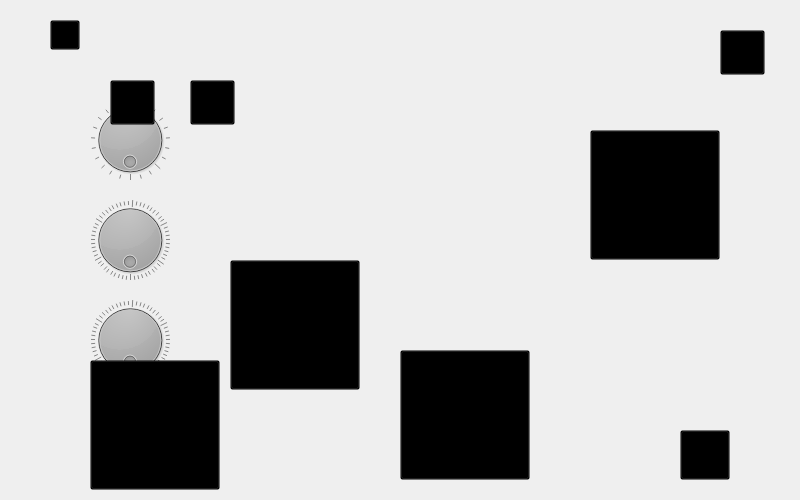
<?xml version="1.0" encoding="UTF-8"?>
<ui version="4.0">
 <class>timemachine_main</class>
 <widget class="QMainWindow" name="timemachine_main">
  <property name="geometry">
   <rect>
    <x>0</x>
    <y>0</y>
    <width>800</width>
    <height>500</height>
   </rect>
  </property>
  <property name="windowTitle">
   <string>Time Machine</string>
  </property>
  <widget class="QWidget" name="centralwidget">
   <widget class="QLabel" name="curtime">
    <property name="geometry">
     <rect>
      <x>260</x>
      <y>50</y>
      <width>371</width>
      <height>80</height>
     </rect>
    </property>
    <property name="palette">
     <palette>
      <active>
       <colorrole role="WindowText">
        <brush brushstyle="SolidPattern">
         <color alpha="255">
          <red>255</red>
          <green>255</green>
          <blue>255</blue>
         </color>
        </brush>
       </colorrole>
       <colorrole role="Button">
        <brush brushstyle="SolidPattern">
         <color alpha="0">
          <red>0</red>
          <green>0</green>
          <blue>0</blue>
         </color>
        </brush>
       </colorrole>
       <colorrole role="Base">
        <brush brushstyle="SolidPattern">
         <color alpha="0">
          <red>0</red>
          <green>0</green>
          <blue>0</blue>
         </color>
        </brush>
       </colorrole>
       <colorrole role="Window">
        <brush brushstyle="SolidPattern">
         <color alpha="0">
          <red>0</red>
          <green>0</green>
          <blue>0</blue>
         </color>
        </brush>
       </colorrole>
      </active>
      <inactive>
       <colorrole role="WindowText">
        <brush brushstyle="SolidPattern">
         <color alpha="255">
          <red>255</red>
          <green>255</green>
          <blue>255</blue>
         </color>
        </brush>
       </colorrole>
       <colorrole role="Button">
        <brush brushstyle="SolidPattern">
         <color alpha="0">
          <red>0</red>
          <green>0</green>
          <blue>0</blue>
         </color>
        </brush>
       </colorrole>
       <colorrole role="Base">
        <brush brushstyle="SolidPattern">
         <color alpha="0">
          <red>0</red>
          <green>0</green>
          <blue>0</blue>
         </color>
        </brush>
       </colorrole>
       <colorrole role="Window">
        <brush brushstyle="SolidPattern">
         <color alpha="0">
          <red>0</red>
          <green>0</green>
          <blue>0</blue>
         </color>
        </brush>
       </colorrole>
      </inactive>
      <disabled>
       <colorrole role="WindowText">
        <brush brushstyle="SolidPattern">
         <color alpha="255">
          <red>127</red>
          <green>127</green>
          <blue>127</blue>
         </color>
        </brush>
       </colorrole>
       <colorrole role="Button">
        <brush brushstyle="SolidPattern">
         <color alpha="0">
          <red>0</red>
          <green>0</green>
          <blue>0</blue>
         </color>
        </brush>
       </colorrole>
       <colorrole role="Base">
        <brush brushstyle="SolidPattern">
         <color alpha="0">
          <red>0</red>
          <green>0</green>
          <blue>0</blue>
         </color>
        </brush>
       </colorrole>
       <colorrole role="Window">
        <brush brushstyle="SolidPattern">
         <color alpha="0">
          <red>0</red>
          <green>0</green>
          <blue>0</blue>
         </color>
        </brush>
       </colorrole>
      </disabled>
     </palette>
    </property>
    <property name="font">
     <font>
      <family>Xingkai SC</family>
      <pointsize>80</pointsize>
      <weight>75</weight>
      <bold>true</bold>
      <stylestrategy>PreferAntialias</stylestrategy>
     </font>
    </property>
    <property name="styleSheet">
     <string notr="true">background:transparent;
</string>
    </property>
    <property name="text">
     <string/>
    </property>
   </widget>
   <widget class="QDial" name="secd">
    <property name="geometry">
     <rect>
      <x>90</x>
      <y>300</y>
      <width>80</width>
      <height>80</height>
     </rect>
    </property>
    <property name="autoFillBackground">
     <bool>false</bool>
    </property>
    <property name="styleSheet">
     <string notr="true">background:transparent;
border-image:url(:/atqres_ico/flat_stu.png)</string>
    </property>
    <property name="maximum">
     <number>59</number>
    </property>
    <property name="invertedAppearance">
     <bool>false</bool>
    </property>
    <property name="wrapping">
     <bool>true</bool>
    </property>
    <property name="notchTarget">
     <double>1.000000000000000</double>
    </property>
    <property name="notchesVisible">
     <bool>true</bool>
    </property>
   </widget>
   <widget class="QDial" name="mind">
    <property name="geometry">
     <rect>
      <x>90</x>
      <y>200</y>
      <width>80</width>
      <height>80</height>
     </rect>
    </property>
    <property name="autoFillBackground">
     <bool>false</bool>
    </property>
    <property name="styleSheet">
     <string notr="true">background:transparent;
border-image:url(:/atqres_ico/flat_stu.png)</string>
    </property>
    <property name="maximum">
     <number>59</number>
    </property>
    <property name="invertedAppearance">
     <bool>false</bool>
    </property>
    <property name="wrapping">
     <bool>true</bool>
    </property>
    <property name="notchTarget">
     <double>1.000000000000000</double>
    </property>
    <property name="notchesVisible">
     <bool>true</bool>
    </property>
   </widget>
   <widget class="QDial" name="hourd">
    <property name="geometry">
     <rect>
      <x>90</x>
      <y>100</y>
      <width>80</width>
      <height>80</height>
     </rect>
    </property>
    <property name="autoFillBackground">
     <bool>false</bool>
    </property>
    <property name="styleSheet">
     <string notr="true">background:transparent;
border-image:url(:/atqres_ico/flat_stu.png)</string>
    </property>
    <property name="maximum">
     <number>23</number>
    </property>
    <property name="invertedAppearance">
     <bool>false</bool>
    </property>
    <property name="wrapping">
     <bool>true</bool>
    </property>
    <property name="notchTarget">
     <double>1.000000000000000</double>
    </property>
    <property name="notchesVisible">
     <bool>true</bool>
    </property>
   </widget>
   <widget class="QFrame" name="frame">
    <property name="geometry">
     <rect>
      <x>0</x>
      <y>0</y>
      <width>800</width>
      <height>500</height>
     </rect>
    </property>
    <property name="font">
     <font>
      <pointsize>20</pointsize>
     </font>
    </property>
    <property name="styleSheet">
     <string notr="true">background:transparent;
border-image:url(:/atqres_ico/originalclock.png)</string>
    </property>
    <property name="frameShape">
     <enum>QFrame::StyledPanel</enum>
    </property>
    <property name="frameShadow">
     <enum>QFrame::Raised</enum>
    </property>
    <widget class="QPushButton" name="melt">
     <property name="geometry">
      <rect>
       <x>590</x>
       <y>130</y>
       <width>130</width>
       <height>130</height>
      </rect>
     </property>
     <property name="styleSheet">
      <string notr="true">background:transparent;
border-image:url(:/atqres_ico/melt.png)</string>
     </property>
     <property name="text">
      <string/>
     </property>
    </widget>
    <widget class="QPushButton" name="del">
     <property name="geometry">
      <rect>
       <x>680</x>
       <y>430</y>
       <width>50</width>
       <height>50</height>
      </rect>
     </property>
     <property name="styleSheet">
      <string notr="true">background:transparent;
border-image:url(:/atqres_ico/minuslite.png)</string>
     </property>
     <property name="text">
      <string/>
     </property>
    </widget>
    <widget class="QPushButton" name="back">
     <property name="geometry">
      <rect>
       <x>50</x>
       <y>20</y>
       <width>30</width>
       <height>30</height>
      </rect>
     </property>
     <property name="styleSheet">
      <string notr="true">background:transparent;
border-image:url(:/atqres_ico/cock_back.png)</string>
     </property>
     <property name="text">
      <string/>
     </property>
    </widget>
   </widget>
   <widget class="QPushButton" name="travel">
    <property name="geometry">
     <rect>
      <x>230</x>
      <y>260</y>
      <width>130</width>
      <height>130</height>
     </rect>
    </property>
    <property name="styleSheet">
     <string notr="true">background:transparent;
border-image:url(:/atqres_ico/travel.png)</string>
    </property>
    <property name="text">
     <string/>
    </property>
   </widget>
   <widget class="QPushButton" name="cancel">
    <property name="geometry">
     <rect>
      <x>400</x>
      <y>350</y>
      <width>130</width>
      <height>130</height>
     </rect>
    </property>
    <property name="styleSheet">
     <string notr="true">background:transparent;
border-image:url(:/atqres_ico/cancel.png)</string>
    </property>
    <property name="text">
     <string/>
    </property>
   </widget>
   <widget class="QPushButton" name="show_frag">
    <property name="geometry">
     <rect>
      <x>90</x>
      <y>360</y>
      <width>130</width>
      <height>130</height>
     </rect>
    </property>
    <property name="styleSheet">
     <string notr="true">background:transparent;
border-image:url(:/atqres_ico/capsule.png)</string>
    </property>
    <property name="text">
     <string/>
    </property>
   </widget>
   <widget class="QFrame" name="frame_2">
    <property name="geometry">
     <rect>
      <x>0</x>
      <y>0</y>
      <width>800</width>
      <height>500</height>
     </rect>
    </property>
    <property name="styleSheet">
     <string notr="true">background:transparent;
border-image:url(:/atqres_ico/originalclock.png)</string>
    </property>
    <property name="frameShape">
     <enum>QFrame::StyledPanel</enum>
    </property>
    <property name="frameShadow">
     <enum>QFrame::Raised</enum>
    </property>
    <widget class="QTableWidget" name="pieceWidget">
     <property name="geometry">
      <rect>
       <x>100</x>
       <y>130</y>
       <width>600</width>
       <height>321</height>
      </rect>
     </property>
     <property name="styleSheet">
      <string notr="true">
QTableWidget 
{background-color: transparent;
border-image: url(images/pure_gray_7.png);}

QScrollBar:vertical {
    background: url(images/pure_lite_gray.png);
    width: 0px;
    margin: 0px 0 0px 0;
}
QScrollBar::handle:vertical {
    background: rgb(195, 195, 195);
    min-height: 30px;
    margin: 0 1px 0 2px;
    border-radius: 3px;
    border: none;
}

QScrollBar:horizontal {
    height: 0px;
    margin: 0px 0 0px 0;
}
QScrollBar::handle:horizontal {
    background: rgb(195, 195, 195);
    min-width: 20px;
    margin: 2px 0px 1px 0px;
    border-radius: 3px;
    border: none;
}
QHeaderView::section
{
border-image:url(:/atqres_ico/pure_gray_7.png);
height:30px;
spacing: 20px;
background-color:rgb(39,49,58);
color: white;

text-align: right;
font-family: Courier;
font-size:12px;
}</string>
     </property>
    </widget>
    <widget class="QPushButton" name="delpiece">
     <property name="geometry">
      <rect>
       <x>110</x>
       <y>80</y>
       <width>45</width>
       <height>45</height>
      </rect>
     </property>
     <property name="styleSheet">
      <string notr="true">background:transparent;
border-image:url(:/atqres_ico/minuslite.png)</string>
     </property>
     <property name="text">
      <string/>
     </property>
    </widget>
    <widget class="QPushButton" name="delpiece_2">
     <property name="geometry">
      <rect>
       <x>720</x>
       <y>30</y>
       <width>45</width>
       <height>45</height>
      </rect>
     </property>
     <property name="styleSheet">
      <string notr="true">background:transparent;
border-image:url(:/atqres_ico/cock_back.png)</string>
     </property>
     <property name="text">
      <string/>
     </property>
    </widget>
    <widget class="QPushButton" name="addpiece">
     <property name="geometry">
      <rect>
       <x>190</x>
       <y>80</y>
       <width>45</width>
       <height>45</height>
      </rect>
     </property>
     <property name="styleSheet">
      <string notr="true">background:transparent;
border-image:url(:/atqres_ico/pluslite.png)</string>
     </property>
     <property name="text">
      <string/>
     </property>
    </widget>
   </widget>
   <widget class="QFrame" name="frame_3">
    <property name="geometry">
     <rect>
      <x>250</x>
      <y>150</y>
      <width>481</width>
      <height>281</height>
     </rect>
    </property>
    <property name="styleSheet">
     <string notr="true">background:transparent;
border-image:url(:/atqres_ico/pure_gray_7.png)</string>
    </property>
    <property name="frameShape">
     <enum>QFrame::StyledPanel</enum>
    </property>
    <property name="frameShadow">
     <enum>QFrame::Raised</enum>
    </property>
    <widget class="QTableWidget" name="fragmentWidget">
     <property name="geometry">
      <rect>
       <x>0</x>
       <y>0</y>
       <width>481</width>
       <height>281</height>
      </rect>
     </property>
     <property name="styleSheet">
      <string notr="true">QTableWidget 
{background-color: transparent;}

QScrollBar:vertical {
    background: url(images/pure_lite_gray.png);
    width: 0px;
    margin: 0px 0 0px 0;
}
QScrollBar::handle:vertical {
    background: rgb(195, 195, 195);
    min-height: 30px;
    margin: 0 1px 0 2px;
    border-radius: 3px;
    border: none;
}

QScrollBar:horizontal {
    height: 0px;
    margin: 0px 0 0px 0;
}
QScrollBar::handle:horizontal {
    background: rgb(195, 195, 195);
    min-width: 20px;
    margin: 2px 0px 1px 0px;
    border-radius: 3px;
    border: none;
}
QHeaderView::section
{
border-image:url(:/atqres_ico/pure_gray_7.png);
height:30px;
spacing: 20px;
background-color:rgb(39,49,58);
color: white;

text-align: right;
font-family: Courier;
font-size:12px;
}</string>
     </property>
    </widget>
   </widget>
   <zorder>frame</zorder>
   <zorder>curtime</zorder>
   <zorder>secd</zorder>
   <zorder>mind</zorder>
   <zorder>hourd</zorder>
   <zorder>travel</zorder>
   <zorder>cancel</zorder>
   <zorder>show_frag</zorder>
   <zorder>frame_2</zorder>
   <zorder>frame_3</zorder>
  </widget>
 </widget>
 <resources/>
 <connections/>
</ui>
